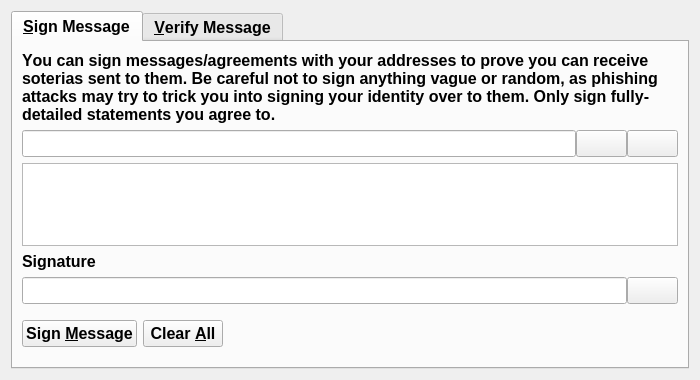
<?xml version="1.0" encoding="UTF-8"?>
<ui version="4.0">
 <class>SignVerifyMessageDialog</class>
 <widget class="QDialog" name="SignVerifyMessageDialog">
  <property name="geometry">
   <rect>
    <x>0</x>
    <y>0</y>
    <width>700</width>
    <height>380</height>
   </rect>
  </property>
  <property name="font">
   <font>
    <pointsize>12</pointsize>
    <weight>75</weight>
    <bold>true</bold>
   </font>
  </property>
  <property name="windowTitle">
   <string>Signatures - Sign / Verify a Message</string>
  </property>
  <property name="modal">
   <bool>true</bool>
  </property>
  <layout class="QVBoxLayout" name="verticalLayout">
   <item>
    <widget class="QTabWidget" name="tabWidget">
     <property name="font">
      <font>
       <pointsize>12</pointsize>
       <weight>75</weight>
       <bold>true</bold>
       <kerning>false</kerning>
      </font>
     </property>
     <property name="currentIndex">
      <number>0</number>
     </property>
     <widget class="QWidget" name="tabSignMessage">
      <attribute name="title">
       <string>&amp;Sign Message</string>
      </attribute>
      <layout class="QVBoxLayout" name="verticalLayout_SM">
       <item>
        <widget class="QLabel" name="infoLabel_SM">
         <property name="text">
          <string>You can sign messages/agreements with your addresses to prove you can receive soterias sent to them. Be careful not to sign anything vague or random, as phishing attacks may try to trick you into signing your identity over to them. Only sign fully-detailed statements you agree to.</string>
         </property>
         <property name="textFormat">
          <enum>Qt::PlainText</enum>
         </property>
         <property name="wordWrap">
          <bool>true</bool>
         </property>
        </widget>
       </item>
       <item>
        <layout class="QHBoxLayout" name="horizontalLayout_1_SM">
         <property name="spacing">
          <number>0</number>
         </property>
         <item>
          <widget class="QValidatedLineEdit" name="addressIn_SM">
           <property name="toolTip">
            <string>The Soteria address to sign the message with</string>
           </property>
          </widget>
         </item>
         <item>
          <widget class="QPushButton" name="addressBookButton_SM">
           <property name="toolTip">
            <string>Choose previously used address</string>
           </property>
           <property name="text">
            <string/>
           </property>
           <property name="icon">
            <iconset resource="../soteria.qrc">
             <normaloff>:/icons/address-book</normaloff>:/icons/address-book</iconset>
           </property>
           <property name="shortcut">
            <string>Alt+A</string>
           </property>
           <property name="autoDefault">
            <bool>false</bool>
           </property>
          </widget>
         </item>
         <item>
          <widget class="QPushButton" name="pasteButton_SM">
           <property name="toolTip">
            <string>Paste address from clipboard</string>
           </property>
           <property name="text">
            <string/>
           </property>
           <property name="icon">
            <iconset resource="../soteria.qrc">
             <normaloff>:/icons/editpaste</normaloff>:/icons/editpaste</iconset>
           </property>
           <property name="shortcut">
            <string>Alt+P</string>
           </property>
           <property name="autoDefault">
            <bool>false</bool>
           </property>
          </widget>
         </item>
        </layout>
       </item>
       <item>
        <widget class="QPlainTextEdit" name="messageIn_SM">
         <property name="toolTip">
          <string>Enter the message you want to sign here</string>
         </property>
        </widget>
       </item>
       <item>
        <widget class="QLabel" name="signatureLabel_SM">
         <property name="text">
          <string>Signature</string>
         </property>
         <property name="textFormat">
          <enum>Qt::PlainText</enum>
         </property>
        </widget>
       </item>
       <item>
        <layout class="QHBoxLayout" name="horizontalLayout_2_SM">
         <property name="spacing">
          <number>0</number>
         </property>
         <item>
          <widget class="QLineEdit" name="signatureOut_SM">
           <property name="font">
            <font>
             <pointsize>12</pointsize>
             <weight>75</weight>
             <italic>true</italic>
             <bold>true</bold>
             <kerning>false</kerning>
            </font>
           </property>
           <property name="readOnly">
            <bool>true</bool>
           </property>
          </widget>
         </item>
         <item>
          <widget class="QPushButton" name="copySignatureButton_SM">
           <property name="toolTip">
            <string>Copy the current signature to the system clipboard</string>
           </property>
           <property name="text">
            <string/>
           </property>
           <property name="icon">
            <iconset resource="../soteria.qrc">
             <normaloff>:/icons/editcopy</normaloff>:/icons/editcopy</iconset>
           </property>
           <property name="autoDefault">
            <bool>false</bool>
           </property>
          </widget>
         </item>
        </layout>
       </item>
       <item>
        <layout class="QHBoxLayout" name="horizontalLayout_3_SM">
         <item>
          <widget class="QPushButton" name="signMessageButton_SM">
           <property name="toolTip">
            <string>Sign the message to prove you own this Soteria address</string>
           </property>
           <property name="text">
            <string>Sign &amp;Message</string>
           </property>
           <property name="autoDefault">
            <bool>false</bool>
           </property>
          </widget>
         </item>
         <item>
          <widget class="QPushButton" name="clearButton_SM">
           <property name="toolTip">
            <string>Reset all sign message fields</string>
           </property>
           <property name="text">
            <string>Clear &amp;All</string>
           </property>
           <property name="autoDefault">
            <bool>false</bool>
           </property>
          </widget>
         </item>
         <item>
          <spacer name="horizontalSpacer_1_SM">
           <property name="orientation">
            <enum>Qt::Horizontal</enum>
           </property>
           <property name="sizeHint" stdset="0">
            <size>
             <width>40</width>
             <height>48</height>
            </size>
           </property>
          </spacer>
         </item>
         <item>
          <widget class="QLabel" name="statusLabel_SM">
           <property name="font">
            <font>
             <pointsize>12</pointsize>
             <weight>75</weight>
             <bold>true</bold>
             <kerning>false</kerning>
            </font>
           </property>
           <property name="text">
            <string/>
           </property>
           <property name="wordWrap">
            <bool>true</bool>
           </property>
          </widget>
         </item>
         <item>
          <spacer name="horizontalSpacer_2_SM">
           <property name="orientation">
            <enum>Qt::Horizontal</enum>
           </property>
           <property name="sizeHint" stdset="0">
            <size>
             <width>40</width>
             <height>48</height>
            </size>
           </property>
          </spacer>
         </item>
        </layout>
       </item>
      </layout>
     </widget>
     <widget class="QWidget" name="tabVerifyMessage">
      <attribute name="title">
       <string>&amp;Verify Message</string>
      </attribute>
      <layout class="QVBoxLayout" name="verticalLayout_VM">
       <item>
        <widget class="QLabel" name="infoLabel_VM">
         <property name="text">
          <string>Enter the receiver's address, message (ensure you copy line breaks, spaces, tabs, etc. exactly) and signature below to verify the message. Be careful not to read more into the signature than what is in the signed message itself, to avoid being tricked by a man-in-the-middle attack. Note that this only proves the signing party receives with the address, it cannot prove sendership of any transaction!</string>
         </property>
         <property name="textFormat">
          <enum>Qt::PlainText</enum>
         </property>
         <property name="alignment">
          <set>Qt::AlignLeading|Qt::AlignLeft|Qt::AlignTop</set>
         </property>
         <property name="wordWrap">
          <bool>true</bool>
         </property>
        </widget>
       </item>
       <item>
        <layout class="QHBoxLayout" name="horizontalLayout_1_VM">
         <property name="spacing">
          <number>0</number>
         </property>
         <item>
          <widget class="QValidatedLineEdit" name="addressIn_VM">
           <property name="toolTip">
            <string>The Soteria address the message was signed with</string>
           </property>
          </widget>
         </item>
         <item>
          <widget class="QPushButton" name="addressBookButton_VM">
           <property name="toolTip">
            <string>Choose previously used address</string>
           </property>
           <property name="text">
            <string/>
           </property>
           <property name="icon">
            <iconset resource="../soteria.qrc">
             <normaloff>:/icons/address-book</normaloff>:/icons/address-book</iconset>
           </property>
           <property name="shortcut">
            <string>Alt+A</string>
           </property>
           <property name="autoDefault">
            <bool>false</bool>
           </property>
          </widget>
         </item>
        </layout>
       </item>
       <item>
        <widget class="QPlainTextEdit" name="messageIn_VM"/>
       </item>
       <item>
        <widget class="QValidatedLineEdit" name="signatureIn_VM"/>
       </item>
       <item>
        <layout class="QHBoxLayout" name="horizontalLayout_2_VM">
         <item>
          <widget class="QPushButton" name="verifyMessageButton_VM">
           <property name="toolTip">
            <string>Verify the message to ensure it was signed with the specified Soteria address</string>
           </property>
           <property name="text">
            <string>Verify &amp;Message</string>
           </property>
           <property name="autoDefault">
            <bool>false</bool>
           </property>
          </widget>
         </item>
         <item>
          <widget class="QPushButton" name="clearButton_VM">
           <property name="toolTip">
            <string>Reset all verify message fields</string>
           </property>
           <property name="text">
            <string>Clear &amp;All</string>
           </property>
           <property name="autoDefault">
            <bool>false</bool>
           </property>
          </widget>
         </item>
         <item>
          <spacer name="horizontalSpacer_1_VM">
           <property name="orientation">
            <enum>Qt::Horizontal</enum>
           </property>
           <property name="sizeHint" stdset="0">
            <size>
             <width>40</width>
             <height>48</height>
            </size>
           </property>
          </spacer>
         </item>
         <item>
          <widget class="QLabel" name="statusLabel_VM">
           <property name="font">
            <font>
             <pointsize>12</pointsize>
             <weight>75</weight>
             <bold>true</bold>
             <kerning>false</kerning>
            </font>
           </property>
           <property name="text">
            <string/>
           </property>
           <property name="wordWrap">
            <bool>true</bool>
           </property>
          </widget>
         </item>
         <item>
          <spacer name="horizontalSpacer_2_VM">
           <property name="orientation">
            <enum>Qt::Horizontal</enum>
           </property>
           <property name="sizeHint" stdset="0">
            <size>
             <width>40</width>
             <height>48</height>
            </size>
           </property>
          </spacer>
         </item>
        </layout>
       </item>
      </layout>
     </widget>
    </widget>
   </item>
  </layout>
 </widget>
 <customwidgets>
  <customwidget>
   <class>QValidatedLineEdit</class>
   <extends>QLineEdit</extends>
   <header>qvalidatedlineedit.h</header>
  </customwidget>
 </customwidgets>
 <resources>
  <include location="../soteria.qrc"/>
 </resources>
 <connections/>
</ui>
